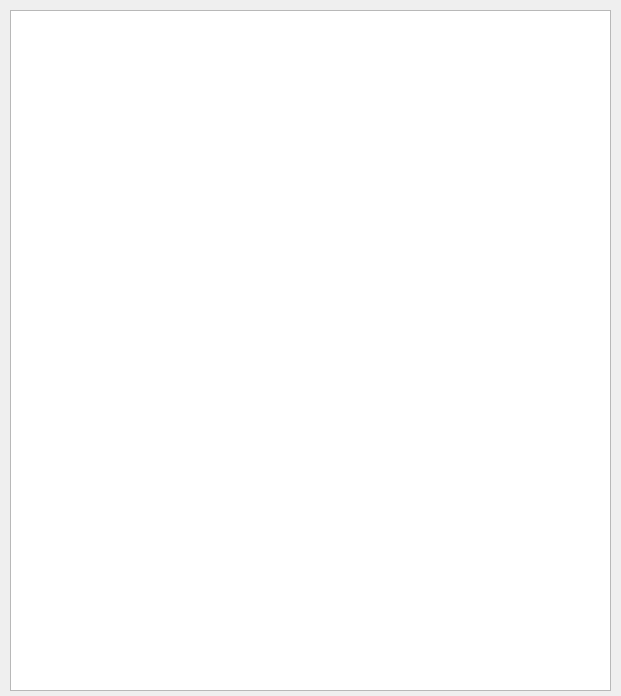
<?xml version="1.0" encoding="UTF-8"?>
<ui version="4.0">
 <class>Form</class>
 <widget class="QWidget" name="Form">
  <property name="geometry">
   <rect>
    <x>0</x>
    <y>0</y>
    <width>621</width>
    <height>696</height>
   </rect>
  </property>
  <property name="windowTitle">
   <string>Form</string>
  </property>
  <widget class="QPlainTextEdit" name="output_text">
   <property name="geometry">
    <rect>
     <x>10</x>
     <y>10</y>
     <width>601</width>
     <height>681</height>
    </rect>
   </property>
   <property name="styleSheet">
    <string notr="true"/>
   </property>
   <property name="readOnly">
    <bool>true</bool>
   </property>
  </widget>
 </widget>
 <resources/>
 <connections/>
</ui>
